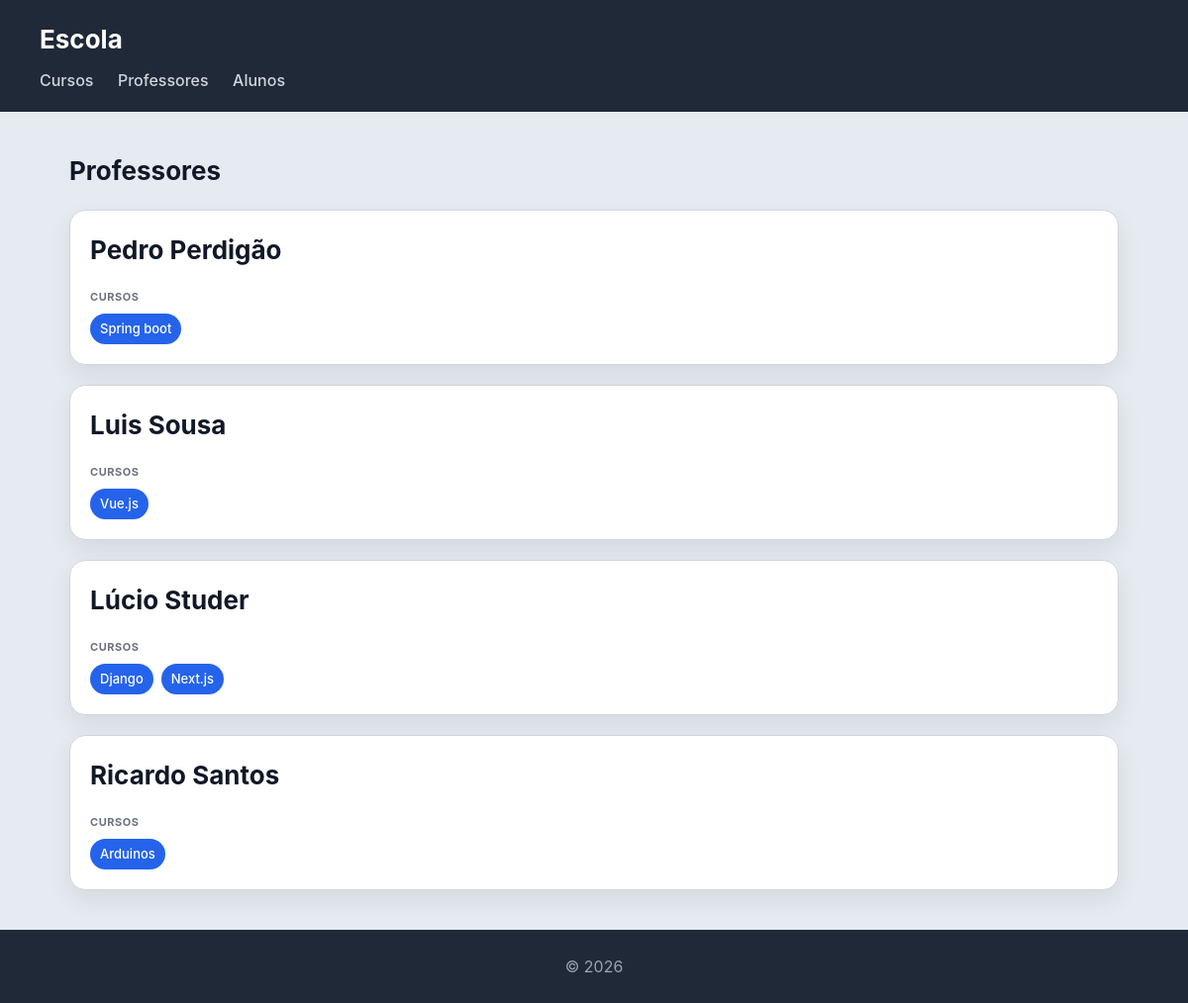
/escola/professores/, run on the app's committed database.
### escola/models.py (models this page shows, shortened)
class Professor(models.Model):
    nome = models.CharField(max_length=100)
    email = models.EmailField()

class Curso(models.Model):
    nome = models.CharField(max_length=100)
    imagem = models.ImageField(upload_to='cursos/')
    professor = models.ForeignKey(Professor, on_delete=models.CASCADE, related_name='cursos')
    alunos = models.ManyToManyField(Aluno, related_name='cursos')

### escola/views.py (the view)
# urls.py: path('professores/', views.professor_view, name="professores"),
def professor_view(request):
    professores = Professor.objects.prefetch_related('cursos').all()
    return render(request, 'escola/professores.html', {'professores': professores})

### accounts/context_processors.py (called while the page is built)
def is_gestor(request):
    return {
        'is_gestor': request.user.is_authenticated and request.user.groups.filter(name='gestor-portfolio').exists()
    }

### escola/templates/escola/professores.html
{% extends "escola/base.html" %}
{% block content %}
<h2>Professores</h2>
<section>
    {% for professor in professores %}
    <article>
        <header>
            <h2>{{ professor.nome }}</h2>
        </header>
        <section>
            <h4>Cursos</h4>
            <ul>
                {% for curso in professor.cursos.all %}
                    <li>{{ curso.nome }}</li>
                {% empty %}
                    <li>Sem cursos atribuídos</li>
                {% endfor %}
            </ul>
        </section>
    </article>
    {% endfor %}
</section>
{% endblock %}

### escola/static/escola/styles.css (style rules this page uses)
* { box-sizing: border-box; margin: 0; padding: 0; }
body { font-family: "Inter", "Segoe UI", system-ui, -apple-system, sans-serif; background: #e6ebf2; color: #111827; line-height: 1.5; }
h2 { margin-bottom: 20px; font-size: 26px; }
section > article { background: white; padding: 20px; border-radius: 16px; border: 1px solid #d1d5db; box-shadow: 0 10px 25px rgba(0,0,0,0.08); transition: all 0.25s ease; margin-bottom: 20px; }
article > header { margin-bottom: 12px; }
article > section { margin-top: 10px; }
article > section > h4 { font-size: 11px; text-transform: uppercase; color: #6b7280; margin-bottom: 8px; letter-spacing: 0.05em; }
article > section > ul { list-style: none; display: flex; flex-wrap: wrap; gap: 8px; }
article > section > ul > li { background: #2563eb; color: white; padding: 6px 10px; border-radius: 999px; font-size: 13px; font-weight: 500; }

### data on the page
Professor: nome "Pedro Perdigão"
Curso: nome "Spring boot"
Professor: nome "Luis Sousa"
Curso: nome "Vue.js"
Professor: nome "Lúcio Studer"
Curso: nome "Django"
Curso: nome "Next.js"
Professor: nome "Ricardo Santos"
Curso: nome "Arduinos"
